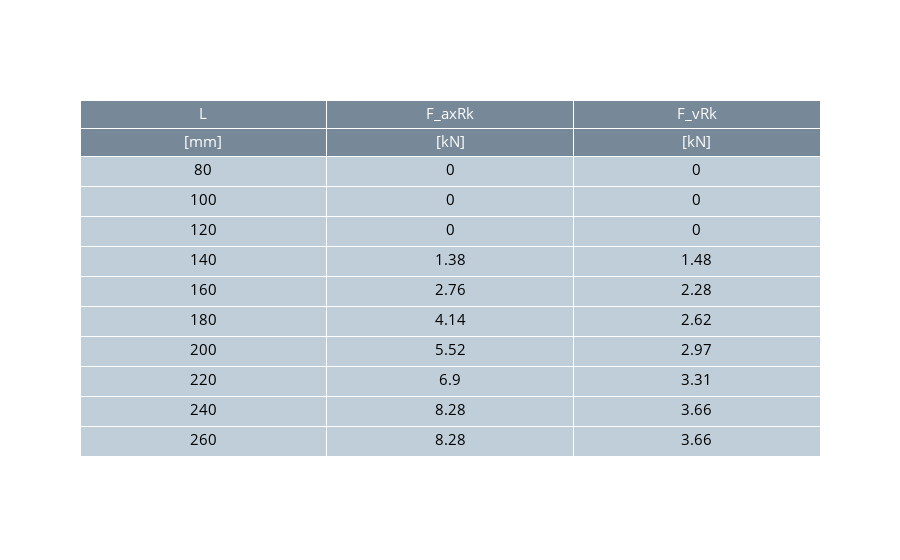

Notebook source saved alongside this figure:
### Markdown cell above
#### Modifizieren der Farben

Das Modifizieren der Farben erfolgt getrennt für die Überschriftszeile und der Tabellenzellen, indem jedes Dictionary mit folgenden Schlüsseln und Werten erweitert wird. 

```python
#Schrift
'font':{'size':15, 'color':'white'}

#Füllfarbe
'fill_color':'lightslategrey'

#Linienfarbe
'line_color':'white'
```

### Code cell
import plotly.graph_objects as go

#Farben
grey = '#bfced8'
dark_grey = 'lightslategrey'
red = '#ff4b4b'

#Dictionaries
dict_header={'values':[('L','[mm]'),  ('F_axRk','[kN]'), ('F_vRk','[kN]')],
            'align':'center','font':{'size':15, 'color':'white'}, 'fill_color':dark_grey, 'line_color':'white'}

dict_cells={'values':[L_L,  L_axial, L_scher],
           'height':30,'font':{'size':15, 'color':'black'}, 'fill_color':grey}

#Initiieren eines Figure-Objektes
tabelle = go.Figure()

#Hinzufügen einer Tabelle
tabelle.add_traces([go.Table(header=dict_header, cells=dict_cells)])

### Figure 1 — Plotly figure (JSON) as saved in the notebook; plotly's stock layout.template omitted (floating-point values rounded to 4 significant figures)
{"data": [{"cells": {"fill": {"color": "#bfced8"}, "font": {"color": "black", "size": 15}, "height": 30, "values": [[80, 100, 120, 140, 160, 180, 200, 220, 240, 260], [0, 0, 0, 1.38, 2.76, 4.14, 5.52, 6.9, 8.28, 8.28], [0, 0, 0, 1.48, 2.28, 2.62, 2.97, 3.31, 3.66, 3.66]]}, "header": {"align": "center", "fill": {"color": "lightslategrey"}, "font": {"color": "white", "size": 15}, "line": {"color": "white"}, "values": [["L", "[mm]"], ["F_axRk", "[kN]"], ["F_vRk", "[kN]"]]}, "type": "table"}], "layout": {}}
